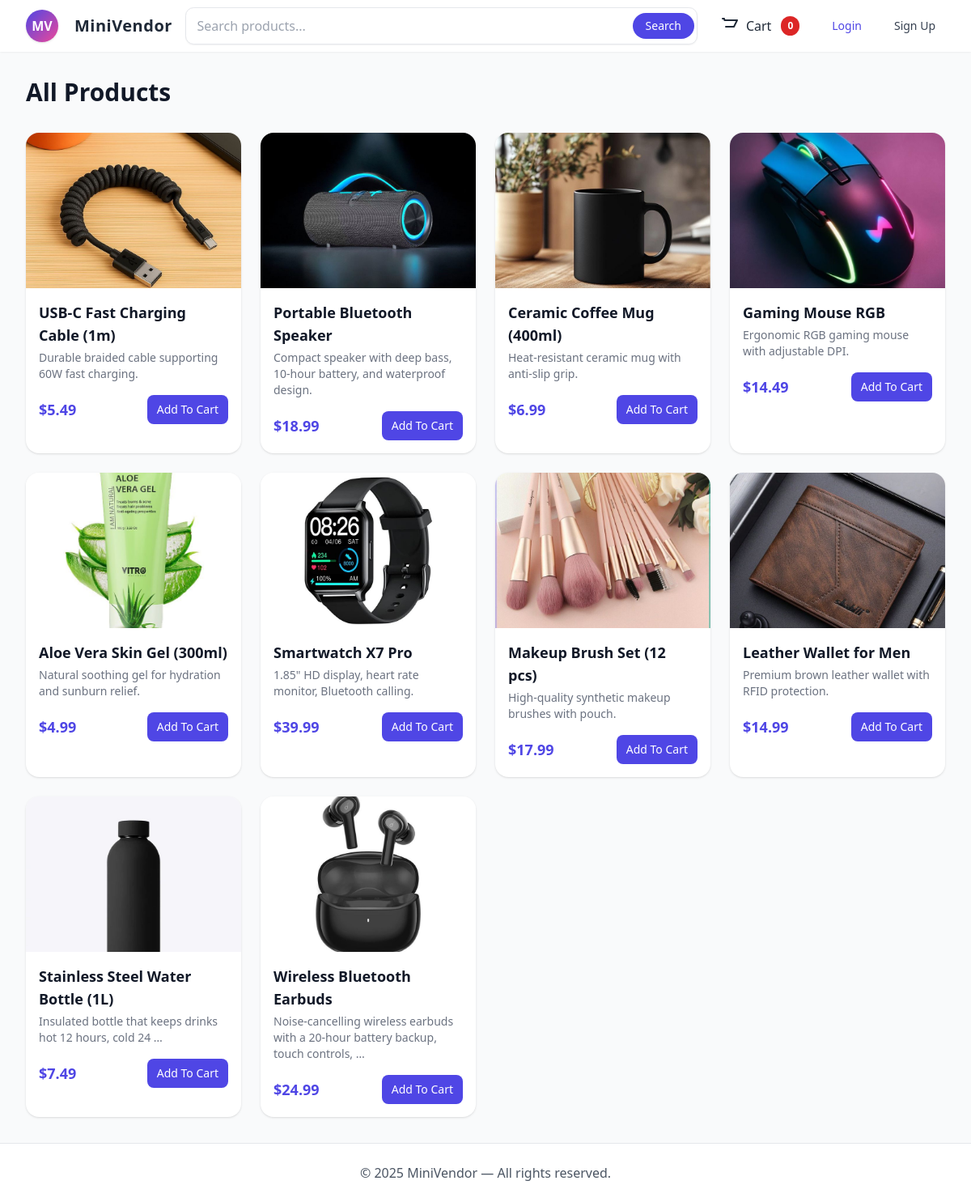
Screenshot of /products/ with the database file from the repository.
### products/models.py (models this page shows, shortened)
class Product(models.Model):
    vendor = models.ForeignKey(
        settings.AUTH_USER_MODEL,
        on_delete=models.CASCADE,
        related_name="products"
    )
    name = models.CharField(max_length=255)
    description = models.TextField(blank=True)
    price = models.DecimalField(max_digits=10, decimal_places=2)
    stock = models.PositiveIntegerField(default=0)
    image = models.ImageField(upload_to="products/", blank=True, null=True)
    created_at = models.DateTimeField(auto_now_add=True)

### products/views.py (the view)
# urls.py: path("", views.product_list, name="product_list"),
def product_list(request):
    products = Product.objects.all().order_by("-created_at")
    return render(request, "products/product_list.html", {"products": products})

### orders/context_processors.py (called while the page is built)
def cart_total_qty(request):
    cart = request.session.get("cart", {})
    total_qty = sum(cart.values())
    return {"cart_total_qty": total_qty}

### templates/products/product_list.html (shortened to what this page needs)
{% extends "base.html" %} {% block title %}Products — MiniVendor{% endblock %}
{% block content %}
<div
  class="flex flex-col md:flex-row md:items-center md:justify-between gap-4 mb-8"
>
  <h1 class="text-3xl font-bold text-gray-900">All Products</h1>
</div>
<div
  class="grid grid-cols-1 sm:grid-cols-2 md:grid-cols-3 lg:grid-cols-4 gap-6"
>
  {% for product in products %}
  <div
    class="bg-white rounded-2xl shadow hover:shadow-xl transition-all overflow-hidden"
  >
    <a href="{% url 'product_detail' product.id %}">
      {% if product.image %}
      <img
        src="{{ product.image.url }}"
        alt="{{ product.name }}"
        class="w-full h-48 object-cover"
      />
      {% else %}
      <img
        src="/static/placeholder.png"
        alt="No image"
        class="w-full h-48 object-cover bg-gray-200"
      />
      {% endif %}
    </a>
    <div class="p-4">
      <h3 class="font-semibold text-gray-900 text-lg">{{ product.name }}</h3>
      <p class="text-sm text-gray-500 mt-1">
        {{ product.description|truncatewords:10 }}
      </p>
      <div class="mt-4 flex items-center justify-between">
        <span class="text-lg font-semibold text-indigo-600">
          ${{ product.price }}
        </span>
        <form action="{% url 'add_to_cart' product.id %}" method="post">
          <button
            class="px-3 py-2 text-sm bg-indigo-600 text-white rounded-lg hover:bg-indigo-700 transition"
          >
            Add To Cart
          </button>
        </form>
      </div>
    </div>
  </div>
  {% endfor %}
</div>
{% endblock %}

### templates/base.html (shortened to what this page needs)
<!DOCTYPE html>
<html lang="en">
  <head>
    <script src="https://cdn.tailwindcss.com"></script>
  </head>
  <body class="bg-gray-50 text-gray-800 antialiased min-h-screen flex flex-col">
    <header class="bg-white shadow-sm" x-data="{ mobileOpen: false }">
      <div class="max-w-7xl mx-auto px-4 sm:px-6 lg:px-8">
        <div class="flex justify-between h-16 items-center">
          <a href="/" class="flex items-center gap-4">
            <div
              class="h-10 w-10 bg-gradient-to-br from-indigo-600 to-pink-500 rounded-full flex items-center justify-center text-white font-bold shadow"
            >
              MV
            </div>
            <span class="text-xl font-semibold tracking-wide ml-1">MiniVendor</span>
          </a>
          <div class="hidden md:flex flex-1 justify-center px-4">
            <form
              action="{% url 'product_list' %}"
              method="get"
              class="w-full max-w-2xl"
            >
              <div class="relative">
                <input
                  name="q"
                  type="text"
                  placeholder="Search products..."
                  class="w-full rounded-full border border-gray-200 px-4 py-2 shadow-sm focus:outline-none focus:ring-2 focus:ring-indigo-400"
                />
                <button
                  type="submit"
                  class="absolute right-1 top-1/2 -translate-y-1/2 bg-indigo-600 text-white px-4 py-1.5 rounded-full text-sm"
                >
                  Search
                </button>
              </div>
            </form>
          </div>
          <div class="flex items-center gap-4">
            <a
              href="{% url 'view_cart' %}"
              class="relative inline-flex items-center gap-2 px-3 py-2 rounded-lg hover:bg-gray-100"
            >
              <svg
                class="w-6 h-6"
                fill="none"
                stroke="currentColor"
                viewBox="0 0 24 24"
              >
                <path
                  stroke-linecap="round"
                  stroke-linejoin="round"
                  stroke-width="2"
                  d="M3 3h2l.4 2M7 13h10l4-8H5.4"
                />
              </svg>
              <span class="hidden sm:inline">Cart</span>
              <span
                class="ml-1 inline-flex items-center justify-center px-2 py-1 text-xs font-semibold rounded-full bg-red-600 text-white"
              >
                {{ cart_total_qty|default:0 }}
              </span>
            </a>
            {% if user.is_authenticated %}
            <div class="hidden sm:flex items-center gap-3">
              <span class="text-sm text-gray-600">
                Hi, <strong>{{ user.username }}</strong>
              </span>
              {% if user.is_superuser %}
              <a
                href="{% url 'admin_dashboard' %}"
                class="px-3 py-2 rounded-md text-sm font-medium text-purple-700 bg-purple-100"
              >
                Admin Panel
              </a>
              {% elif user.role == 'vendor' %}
              <a
                href="{% url 'vendor_dashboard' %}"
                class="px-3 py-2 rounded-md text-sm font-medium text-indigo-700 bg-indigo-100"
              >
                Vendor
              </a>
              {% elif user.role == 'customer' %}
              <a
                href="{% url 'customer_dashboard' %}"
                class="px-3 py-2 rounded-md text-sm font-medium text-gray-700 hover:bg-gray-100"
              >
                Dashboard
              </a>
              {% endif %}
              <a
                href="{% url 'user_logout' %}"
                class="px-3 py-2 rounded-md text-sm font-medium text-red-600 hover:bg-red-50"
              >
                Logout
              </a>
            </div>
            {% else %}
            <a
              href="{% url 'login' %}"
              class="hidden sm:inline px-3 py-2 rounded-md text-sm font-medium text-indigo-600 hover:bg-indigo-50"
            >
              Login
            </a>
            <a
              href="{% url 'register_customer' %}"
              class="hidden sm:inline px-3 py-2 rounded-md text-sm font-medium text-gray-700 hover:bg-gray-100"
            >
              Sign Up
            </a>
            {% endif %}
          </div>
        </div>
      </div>
    </header>
    <main class="flex-grow max-w-7xl mx-auto px-4 sm:px-6 lg:px-8 py-8">
      {% block content %}{% endblock %}
    </main>
    <footer class="bg-white border-t py-6">
      <div class="max-w-7xl mx-auto px-4 text-center text-gray-600">
        © 2025 MiniVendor — All rights reserved.
      </div>
    </footer>
  </body>
</html>

### templates/base.html (style rules this page uses)
form :is( input:not([type="hidden"]):not([type="checkbox"]):not([type="radio"]):not([type="range"]):not([type="color"]), textarea, select ) { border: 1.5px solid #e5e7eb; border-radius: 0.65rem; background: #fff; color: #111827; padding: 0.65rem 0.85rem; transition: box-shadow 150ms ease, border-color 150ms ease, background-color 150ms ease, transform 120ms ease; }
form :is( input:not([type="hidden"]):not([type="checkbox"]):not([type="radio"]):not([type="range"]):not([type="color"]), textarea, select ):hover { border-color: #d1d5db; background: #f8fafc; }
form :is( input:not([type="hidden"]):not([type="checkbox"]):not([type="radio"]):not([type="range"]):not([type="color"]), textarea, select ):is(:focus, :focus-visible) { outline: none; border-color: #6366f1; box-shadow: 0 0 0 3px rgba(99, 102, 241, 0.2), 0 10px 30px -15px rgba(79, 70, 229, 0.35); background: #eef2ff; transform: translateY(-1px); }

### rows the page displays
Product: image (picture), name "USB-C Fast Charging Cable (1m)", description "Durable braided cable supporting 60W fast charging.", price "5.49"
Product: image (picture), name "Portable Bluetooth Speaker", description "Compact speaker with deep bass, 10-hour battery, and waterproof design.", price "18.99"
Product: image (picture), name "Ceramic Coffee Mug (400ml)", description "Heat-resistant ceramic mug with anti-slip grip.", price "6.99"
Product: image (picture), name "Gaming Mouse RGB", description "Ergonomic RGB gaming mouse with adjustable DPI.", price "14.49"
Product: image (picture), name "Aloe Vera Skin Gel (300ml)", description "Natural soothing gel for hydration and sunburn relief.", price "4.99"
Product: image (picture), name "Smartwatch X7 Pro", description "1.85\" HD display, heart rate monitor, Bluetooth calling.", price "39.99"
Product: image (picture), name "Makeup Brush Set (12 pcs)", description "High-quality synthetic makeup brushes with pouch.", price "17.99"
Product: image (picture), name "Leather Wallet for Men", description "Premium brown leather wallet with RFID protection.", price "14.99"
Product: image (picture), name "Stainless Steel Water Bottle (1L)", description "Insulated bottle that keeps drinks hot 12 hours, cold 24 …", price "7.49"
Product: image (picture), name "Wireless Bluetooth Earbuds", description "Noise-cancelling wireless earbuds with a 20-hour battery backup, touch controls, …", price "24.99"

### other values shown
{{ cart_total_qty|default:0 }} "0"
